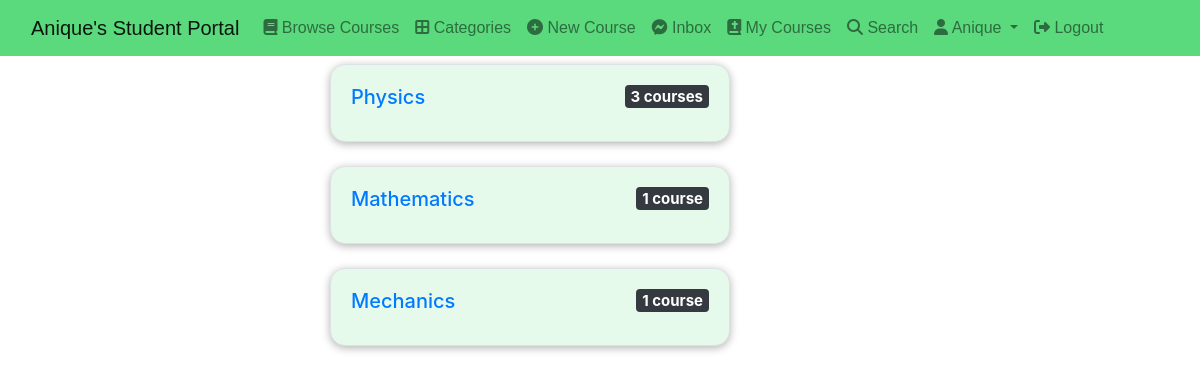
/course/categories/ (signed in), run on the app's committed database.
### classroom/models.py (models this page shows, shortened)
class Category(models.Model):
    title = models.CharField(max_length=100, verbose_name='Title', unique=True)
    slug = models.SlugField(blank=True, null=True)
    class Meta:
        verbose_name = 'Category'
        verbose_name_plural = 'Categories'

### classroom/views.py (the view)
# urls.py: path("categories/", categories, name='categories'),
def categories(request):
    categories = Category.objects.all().annotate(
        course_count=Count('course')).order_by('-course_count')
    context = {
        "categories": categories,
    }
    return render(request, 'classroom/categories.html', context)

### direct/views.py (called while the page is built)
def directs_count(request):
    directs_count = 0
    if request.user.is_authenticated:
        directs_count = Message.objects.filter(user=request.user,is_read=False).count()
    return {'directs_count':directs_count}

### student_portal/templates/classroom/categories.html
{% extends 'base.html' %} {% block content %} {% if categories.count == 0 %}
<div class="container mt-2 mb-2">
  <div class="alert alert-primary" role="alert">
    Unfortunately , there are no categories as of now.
  </div>
</div>
{% else %}
<div class="container mt-2">
  <div class="row">
    <div class="col-md-8 offset-md-3">
      {% for category in categories %}{% if category.course_count != 0 %}
      <div
        class="card"
        style="
          width: 25rem;
          background-color: #e6faeb;
          border: 1px solid #dee2e6;
          border-radius: 0.95rem;
          box-shadow: 0 0.125rem 0.5rem rgba(0, 0, 0, 0.3);
        "
      >
        <div class="card-body">
          <h5 class="card-title">
            <a href="{% url 'category-courses' category.slug %}"
              >{{category.title}}</a
            >
            {% if category.course_count == 1 %}
            <span class="badge bg-dark float-end"
              >{{category.course_count}} course</span
            >
            {% else %}<span class="badge bg-dark float-end"
              >{{category.course_count}} courses</span
            >
            {% endif %}
          </h5>
        </div>
      </div>
      <br />{% endif %} {% endfor %}
    </div>
  </div>
</div>
{% endif %} {% endblock content %}

### student_portal/templates/base.html (shortened to what this page needs)
{% load static %}
<!DOCTYPE html>
<html lang="en">
  <head>
    <link
      href="https://cdn.jsdelivr.net/npm/bootstrap@5.0.2/dist/css/bootstrap.min.css"
      rel="stylesheet"
    />
    <link
      rel="stylesheet"
      href="https://cdnjs.cloudflare.com/ajax/libs/font-awesome/6.1.1/css/all.min.css"
    />
    <link
      rel="stylesheet"
      href="https://stackpath.bootstrapcdn.com/bootstrap/4.3.1/css/bootstrap.min.css"
    />
  </head>
  <body>
    <nav
      class="navbar navbar-expand-lg navbar-light"
      style="background: #5bd97d; font-family: sans-serif"
    >
      <div class="container-fluid">
        <a class="navbar-brand" href="{% url 'index' %}"
          >Anique's Student Portal</a
        >
        <div class="collapse navbar-collapse" id="navbarSupportedContent">
          <ul class="navbar-nav me-auto mb-2 mb-lg-0">
            <li class="nav-item">
              <a class="nav-link" href="{% url 'browse-courses' %}"
                ><i class="fa fa-book"></i> Browse Courses</a
              >
            </li>
            <li class="nav-item">
              <a class="nav-link" href="{% url 'categories' %}"
                ><i class="fas fa-border-all"></i> Categories</a
              >
            </li>
            <li class="nav-item">
              <a class="nav-link" href="{% url 'new-course' %}"
                ><i class="fa fa-plus-circle"></i> New Course</a
              >
            </li>
            <li class="nav-item">
              <a class="nav-link" href="{% url 'inbox' %}"
                ><i class="fa-brands fa-facebook-messenger"></i> Inbox
              </a>
            </li>
            <li class="nav-item">
              <a class="nav-link" href="{% url 'my-courses' %}"
                ><i class="fa-solid fa-book-bible"></i> My Courses</a
              >
            </li>
            <li class="nav-item">
              <a class="nav-link" href="{% url 'search' %}"
                ><i class="fa-solid fa-search"></i> Search</a
              >
            </li>
            <li class="nav-item dropdown">
              <a
                class="nav-link dropdown-toggle"
                href="#"
                id="navbarDropdown"
                role="button"
                data-bs-toggle="dropdown"
                aria-expanded="false"
              >
                <i class="fa fa-user"></i> {{request.user.username|capfirst}}
              </a>
            </li>
            <li class="nav-item">
              <a class="nav-link" href="{% url 'logout' %}"
                ><i class="fa-solid fa-right-from-bracket"></i> Logout</a
              >
            </li>
          </ul>
        </div>
      </div>
    </nav>
    {% block content %} {% block pagination %} {% endblock pagination %} {% endblock content %}
  </body>
</html>

### data on the page
Category: title "Physics", course_count "3"
Category: title "Mathematics", course_count "1"
Category: title "Mechanics", course_count "1"

### other printed values
{{ request.user.username|capfirst }} "Anique"
